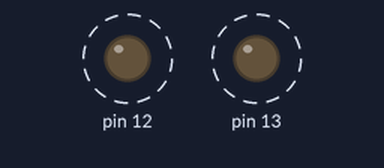
Bench run of a sketch on a simulated Arduino Uno, built with avr-gcc and run on an emulated ATmega328P. Parts: output pins drawn as LEDs (lit = HIGH). Dashed ring = blinking.

Above: at 0.2 s.
Timing chart, 0 to 4.6 s (numbered marks = the images above):
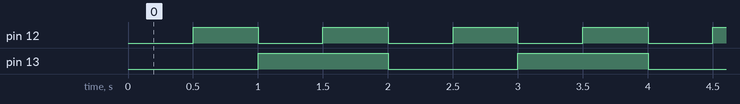

Measured:
- by itself, pin 12: alternates HIGH for 0.50 s and LOW for 0.50 s
- by itself, pin 13: alternates HIGH for 1.0 s and LOW for 1.0 s
- by itself, everything shown: repeats every 32.0 s, in 79 steps

The sketch:

BlinkWithoutDelay_7_struct.ino
```cpp
/* Blink without Delay

Raggruppamento delle proprieta' dell'oggetto in uno struct.
Una funzione accetta e restituisce uno struct di questo tipo
facendo una "copy by value" (vedi esercizio con i pointers per
una "copy by reference").

Questo e' un esercizio avanzato: propedeutico a capire le basi
della programmazione a oggetti (suggerimento:
https://lab.piffa.net/sketchbook_andrea/RGB_LED/

e' piu' semplice dato che non usa pointers e references
non dovendo modificare in modo permanente nessuna variabile
dello struct).
 */

struct blinkLed {
  // Lampeggia un LED utilizzando millis()
  // Variabili
  int ledPin ;           // il numero del LED pin
  int ledState ;         // stato attuale del LED
  long interval ;        // milliseconds di intervallo nel lampeggiare
  long previousMillis ;  //precedente cambio di stato
}
;

// Instanziamo i due led dalla classe
blinkLed ledA = {
  13 , LOW , 1000, 0 };
blinkLed ledB = {
  12, LOW, 500, 0};

void setup() {
  pinMode(ledA.ledPin, OUTPUT); // Domanda: integrare l'impostazione del LED nel codice della funzione.
  pinMode(ledB.ledPin, OUTPUT);
}

void loop()
{
 ledA = lightLed(ledA ); // Aggiorna lo stato del LED in base all'esecuzione della funzione
 ledB = lightLed(ledB );
}

////////////////
// Funzioni

struct blinkLed lightLed(struct blinkLed temp) { // dataType tipo_di_struct nome_funzione(argomenti)
  // Illumina il ledA secondo un intervallo passato come argomento

  if (millis() - temp.previousMillis >= temp.interval) { // gli elementi dello struct sono accessibili tramite l'operatore [punto]
    // save the last time you blinked the LED
    temp.previousMillis += temp.interval ;

    // if the LED is off turn it on and vice-versa:
    temp.ledState = !temp.ledState ; // Inverti il LED
  }
  digitalWrite(temp.ledPin, temp.ledState);
  return(temp); // copy by value
}
```
